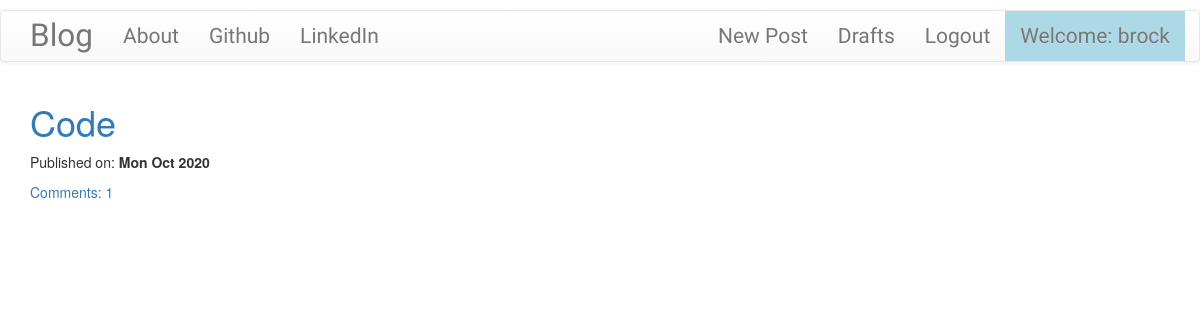
The app's page / (signed in), older data.
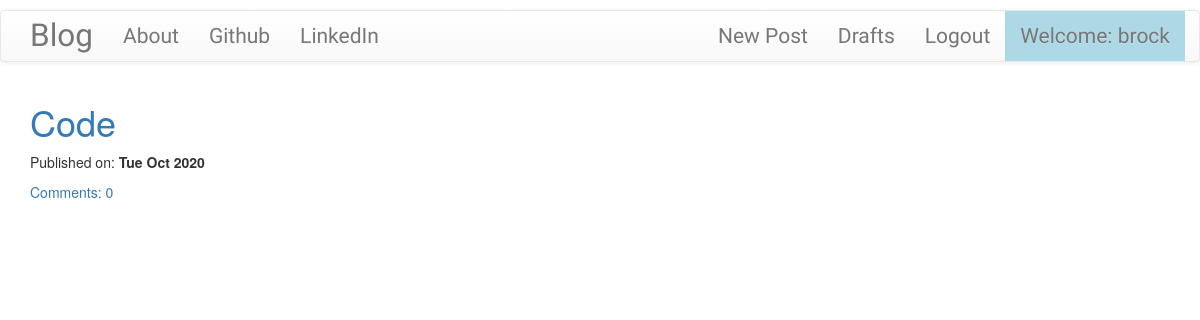
The same page, newer data.
### blog/models.py (models this page shows, shortened)
class Post(models.Model):
    author = models.ForeignKey('auth.User', on_delete=models.CASCADE)
    title = models.CharField(max_length=200)
    text = models.TextField()
    create_date = models.DateTimeField(default=timezone.now)
    published_date = models.DateTimeField(blank=True, null=True)
    def approve_comments(self):
        return self.comments.filter(approved_comment=True)

### blog/views.py (the view)
# urls.py: path("", views.PostListView.as_view(), name='post_list'),
class PostListView(ListView):
    model = Post
    def get_queryset(self):
        return Post.objects.filter(published_date__lte=datetime.now()).order_by('-published_date')

### blog/templates/blog/post_list.html
{%extends 'blog/base.html'%} {%block content%}
<div class="centerstage">
  {%for post in post_list%}
  <div class="post">
    <h1><a href="{% url 'post_detail' pk=post.pk%}">{{post.title}}</a></h1>
    <div class="date">
      <p>Published on: <b>{{post.published_date|date:"D M Y"}}</b></p>
    </div>
    <a href="{% url 'post_detail' pk=post.pk%}">
      Comments: {{post.approve_comments.count}}</a
    >
  </div>
  {%endfor%}
</div>
{%endblock%}

### blog/templates/blog/base.html (shortened to what this page needs)
<!DOCTYPE html>
{% load static %}
<html>
  <head>
    <link
      rel="stylesheet"
      href="https://maxcdn.bootstrapcdn.com/bootstrap/3.3.7/css/bootstrap.min.css"
    />
    <link
      rel="stylesheet"
      href="https://maxcdn.bootstrapcdn.com/bootstrap/3.3.7/css/bootstrap-theme.min.css"
    />
    <link
      rel="stylesheet"
      href="//cdn.jsdelivr.net/npm/medium-editor@latest/dist/css/medium-editor.min.css"
      type="text/css"
      media="screen"
      charset="utf-8"
    />
    <link rel="stylesheet" href="{% static 'css/blog.css' %}" />
  </head>
  <body>
    <nav class="navbar navbar-default techfont custom-navbar">
      <div class="container">
        <ul class="nav navbar-nav">
          <li>
            <a class="navbar-brand bigbrand" href="{% url 'post_list' %}"
              >Blog</a
            >
          </li>
          <li>
            <a href="{% url 'about' %}">About</a>
          </li>
          <li>
            <a href="https://github.com/mbpod10/blogger_django_fullstack"
              >Github</a
            >
          </li>
          <li>
            <a href="https://www.linkedin.com/in/mbrock-podgurski/">LinkedIn</a>
          </li>
        </ul>
        <ul class="nav navbar-nav navbar-right">
          {%if user.is_authenticated%}
          <li><a href="{%url 'post_new'%}">New Post </a></li>
          <li><a href="{%url 'post_draft_list'%}">Drafts </a></li>
          <li><a href="{%url 'logout'%}">Logout </a></li>
          <li>
            <a class="users">Welcome: {{user.username}}</a>
          </li>
          {%else%}
          <li>
            <a class="nav navbar-right" href="{%url 'login'%}"
              ><span class="glyphicon glyphicon-user"></span
            ></a>
          </li>
          {%endif%}
        </ul>
      </div>
    </nav>
    <div class="content container">
      <div class="row">
        <div class="col-md-8">
          <div class="blog_posts">{% block content %} {% endblock %}</div>
        </div>
      </div>
    </div>
  </body>
</html>

### blog/static/css/blog.css (style rules this page uses)
.techfont { font-family: "Russo One", sans-serif; font-size: 1.5em; margin-top: 10px; }
.bigbrand { font-size: 1.5em; }
.centerstage { margin-left: auto; margin-right: auto; }
.users { background-color: lightblue; }

Row changes from the older to the newer data that the page shows:
removed Post: title "Code", published_date "Mon Oct 2020", approve_comments.count "1"
added Post: title "Code", published_date "Tue Oct 2020", approve_comments.count "0"
